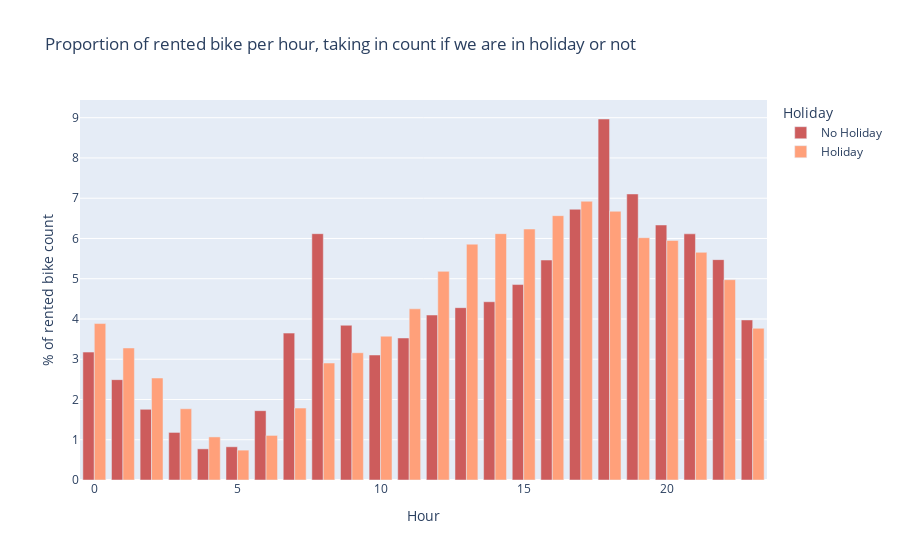

Notebook code for this chart:
### Markdown cell above
##### Plots by hour

### Code cell
temp1 = (df[df["Holiday"]=="No Holiday"].groupby(["Hour","Holiday"])["Rented Bike Count"].sum()*100/sum(df[df["Holiday"]=="No Holiday"]["Rented Bike Count"])).reset_index()
temp2 = (df[df["Holiday"]!="No Holiday"].groupby(["Hour","Holiday"])["Rented Bike Count"].sum()*100/sum(df[df["Holiday"]!="No Holiday"]["Rented Bike Count"])).reset_index()
temp = temp1.append(temp2)

temp.rename(columns={'Rented Bike Count': '% of rented bike count'}, inplace=True)

fig = px.bar(temp, x="Hour", y="% of rented bike count", color = "Holiday", 
             title='Proportion of rented bike per hour, taking in count if we are in holiday or not',
             color_discrete_sequence=['indianred', 'lightsalmon'])
fig.update_layout(barmode='group')
fig.show()

### Figure 1 — Plotly figure (JSON) as saved in the notebook; plotly's stock layout.template omitted (floating-point values rounded to 4 significant figures)
{"data": [{"alignmentgroup": "True", "hovertemplate": "Holiday=No Holiday<br>Hour=%{x}<br>% of rented bike count=%{y}<extra></extra>", "legendgroup": "No Holiday", "marker": {"color": "indianred"}, "name": "No Holiday", "offsetgroup": "No Holiday", "orientation": "v", "showlegend": true, "textposition": "auto", "type": "bar", "x": [0, 1, 2, 3, 4, 5, 6, 7, 8, 9, 10, 11, 12, 13, 14, 15, 16, 17, 18, 19, 20, 21, 22, 23], "xaxis": "x", "y": [3.177, 2.493, 1.757, 1.182, 0.7737, 0.8254, 1.722, 3.649, 6.119, 3.844, 3.105, 3.528, 4.098, 4.281, 4.428, 4.855, 5.465, 6.726, 8.968, 7.106, 6.335, 6.116, 5.474, 3.976], "yaxis": "y"}, {"alignmentgroup": "True", "hovertemplate": "Holiday=Holiday<br>Hour=%{x}<br>% of rented bike count=%{y}<extra></extra>", "legendgroup": "Holiday", "marker": {"color": "lightsalmon"}, "name": "Holiday", "offsetgroup": "Holiday", "orientation": "v", "showlegend": true, "textposition": "auto", "type": "bar", "x": [0, 1, 2, 3, 4, 5, 6, 7, 8, 9, 10, 11, 12, 13, 14, 15, 16, 17, 18, 19, 20, 21, 22, 23], "xaxis": "x", "y": [3.887, 3.279, 2.534, 1.77, 1.07, 0.742, 1.107, 1.787, 2.906, 3.162, 3.573, 4.252, 5.183, 5.858, 6.12, 6.235, 6.567, 6.924, 6.675, 6.019, 5.951, 5.656, 4.976, 3.768], "yaxis": "y"}], "layout": {"barmode": "group", "legend": {"title": {"text": "Holiday"}, "tracegroupgap": 0}, "title": {"text": "Proportion of rented bike per hour, taking in count if we are in holiday or not"}, "xaxis": {"anchor": "y", "domain": [0, 1], "title": {"text": "Hour"}}, "yaxis": {"anchor": "x", "domain": [0, 1], "title": {"text": "% of rented bike count"}}}}
